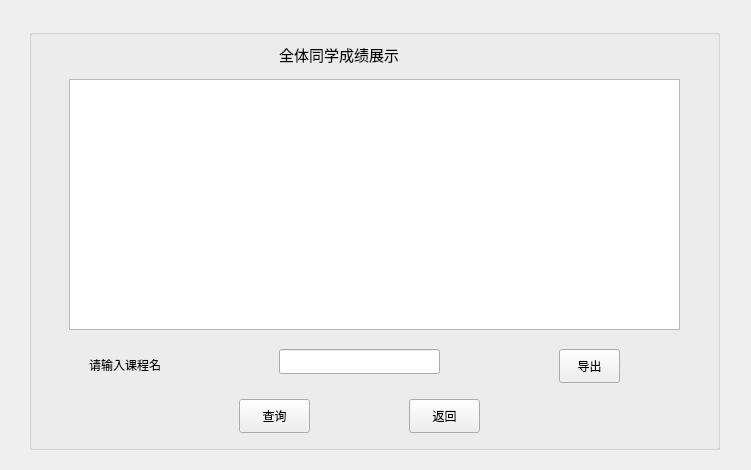
<?xml version="1.0" encoding="UTF-8"?>
<ui version="4.0">
 <class>ShowAllGrade</class>
 <widget class="QWidget" name="ShowAllGrade">
  <property name="geometry">
   <rect>
    <x>0</x>
    <y>0</y>
    <width>751</width>
    <height>470</height>
   </rect>
  </property>
  <property name="minimumSize">
   <size>
    <width>750</width>
    <height>469</height>
   </size>
  </property>
  <property name="maximumSize">
   <size>
    <width>751</width>
    <height>470</height>
   </size>
  </property>
  <property name="windowTitle">
   <string>学生选课信息管理系统</string>
  </property>
  <widget class="QGroupBox" name="groupBox">
   <property name="geometry">
    <rect>
     <x>29</x>
     <y>29</y>
     <width>691</width>
     <height>421</height>
    </rect>
   </property>
   <property name="title">
    <string/>
   </property>
   <widget class="QPushButton" name="btnSelect">
    <property name="geometry">
     <rect>
      <x>210</x>
      <y>370</y>
      <width>71</width>
      <height>34</height>
     </rect>
    </property>
    <property name="text">
     <string>查询</string>
    </property>
   </widget>
   <widget class="QPushButton" name="btnBack">
    <property name="geometry">
     <rect>
      <x>380</x>
      <y>370</y>
      <width>71</width>
      <height>34</height>
     </rect>
    </property>
    <property name="text">
     <string>返回</string>
    </property>
   </widget>
   <widget class="QTableView" name="tableView">
    <property name="geometry">
     <rect>
      <x>40</x>
      <y>50</y>
      <width>611</width>
      <height>251</height>
     </rect>
    </property>
   </widget>
   <widget class="QLabel" name="label">
    <property name="geometry">
     <rect>
      <x>250</x>
      <y>10</y>
      <width>171</width>
      <height>31</height>
     </rect>
    </property>
    <property name="font">
     <font>
      <family>02UtsukushiMincho</family>
      <pointsize>11</pointsize>
     </font>
    </property>
    <property name="text">
     <string>全体同学成绩展示</string>
    </property>
   </widget>
   <widget class="QLabel" name="label_2">
    <property name="geometry">
     <rect>
      <x>60</x>
      <y>320</y>
      <width>121</width>
      <height>31</height>
     </rect>
    </property>
    <property name="text">
     <string>请输入课程名</string>
    </property>
   </widget>
   <widget class="QLineEdit" name="setCourseName">
    <property name="geometry">
     <rect>
      <x>250</x>
      <y>320</y>
      <width>161</width>
      <height>25</height>
     </rect>
    </property>
   </widget>
   <widget class="QPushButton" name="pushButton">
    <property name="geometry">
     <rect>
      <x>530</x>
      <y>320</y>
      <width>61</width>
      <height>34</height>
     </rect>
    </property>
    <property name="text">
     <string>导出</string>
    </property>
   </widget>
  </widget>
  <widget class="QLabel" name="label_5">
   <property name="geometry">
    <rect>
     <x>-370</x>
     <y>-180</y>
     <width>1121</width>
     <height>841</height>
    </rect>
   </property>
   <property name="text">
    <string>&lt;html&gt;&lt;head/&gt;&lt;body&gt;&lt;p&gt;&lt;img src=&quot;:/image/R-C.jpg&quot;/&gt;&lt;/p&gt;&lt;/body&gt;&lt;/html&gt;</string>
   </property>
  </widget>
  <zorder>label_5</zorder>
  <zorder>groupBox</zorder>
 </widget>
 <resources/>
 <connections/>
</ui>
